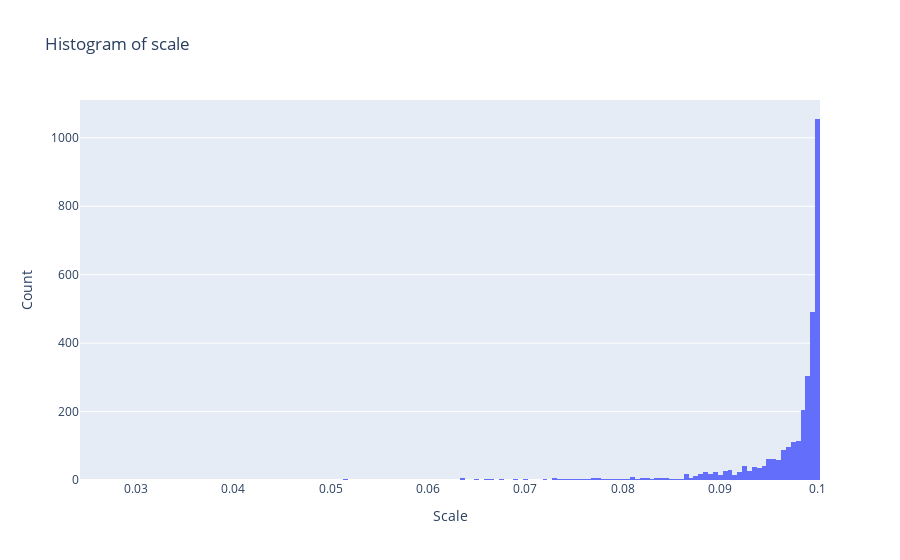

Notebook source saved alongside this figure:
### Code cell
fig = go.Figure(data=[go.Histogram(x=scale)])
fig.update_layout(title_text='Histogram of scale', xaxis_title_text='Scale', yaxis_title_text='Count')
fig.show()

### Figure 1 — Plotly figure (JSON) as saved in the notebook; plotly's stock layout.template omitted (floating-point values rounded to 4 significant figures; data arrays with more than 128 entries replaced by an {"elided": "..."} marker saying what was removed)
{"data": [{"type": "histogram", "x": {"elided": "3201 float values"}}], "layout": {"title": {"text": "Histogram of scale"}, "xaxis": {"title": {"text": "Scale"}}, "yaxis": {"title": {"text": "Count"}}}}
